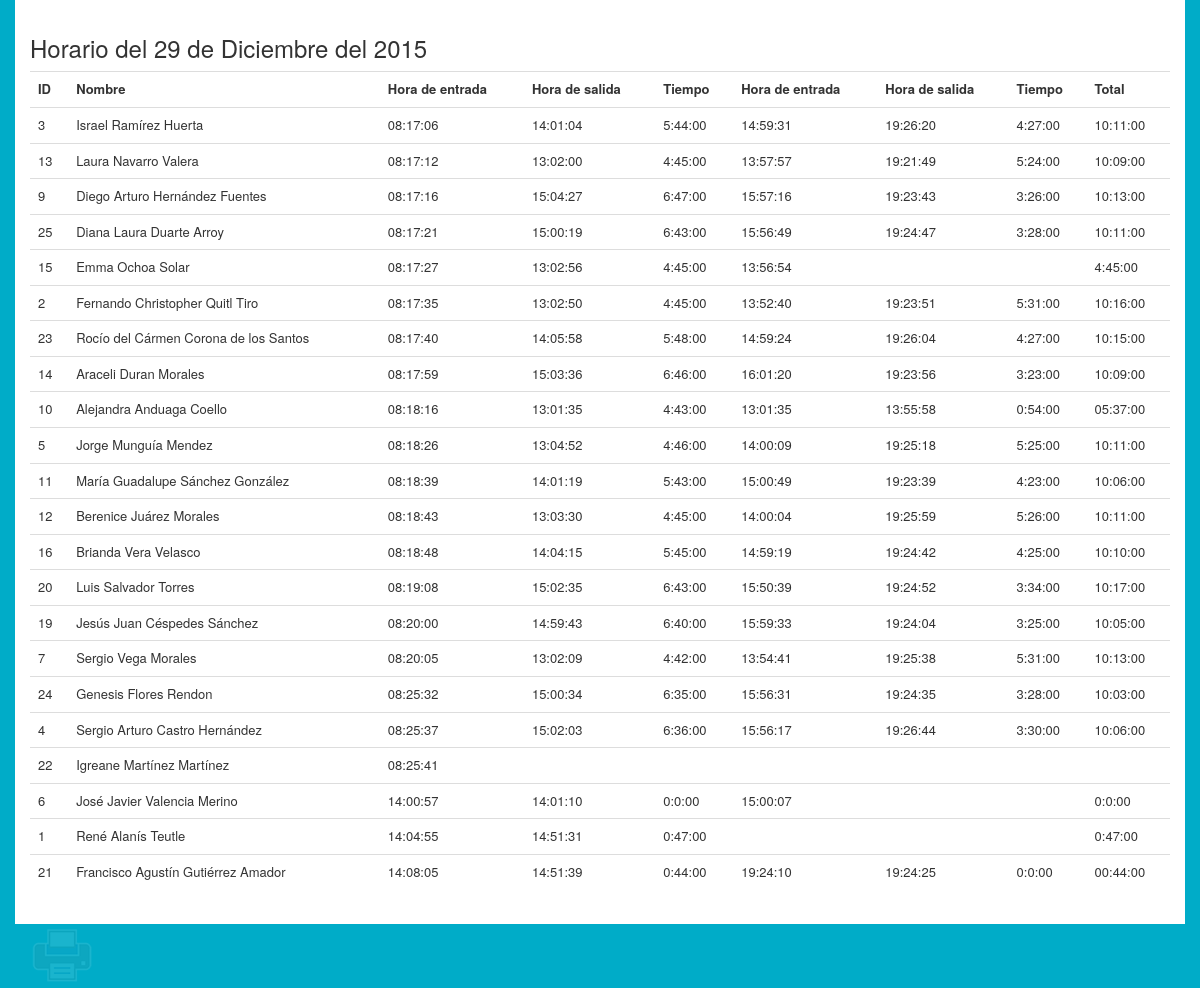
The app's page /horario-diario.php?date=2015-12-29 with its own data.
### tables this page shows
CREATE TABLE IF NOT EXISTS `horario` (
  `idhorario` int(11) NOT NULL AUTO_INCREMENT,
  `dia_entrada` date DEFAULT NULL,
  `hora_entrada` time DEFAULT NULL,
  `dia_salida` date DEFAULT NULL,
  `hora_salida` time DEFAULT NULL,
  `tiempo` varchar(8) NOT NULL,
  `tiempo_decimal` float(5,2) NOT NULL,
  `despues_entrada` time DEFAULT NULL,
  `despues_salida` time DEFAULT NULL,
  `despues_tiempo` varchar(8) DEFAULT NULL,
  `despues_tiempo_decimal` float(5,2) DEFAULT NULL,
  `total` varchar(8) DEFAULT NULL,
  `total_decimal` float(5,2) DEFAULT NULL,
  `personal_idpersonal` int(11) NOT NULL,
  PRIMARY KEY (`idhorario`,`personal_idpersonal`),
  KEY `fk_horario_personal1_idx` (`personal_idpersonal`)
);

CREATE TABLE IF NOT EXISTS `personal` (
  `idpersonal` int(11) NOT NULL AUTO_INCREMENT,
  `nombre` varchar(45) DEFAULT NULL,
  `apellidos` varchar(45) DEFAULT NULL,
  `foto` varchar(100) DEFAULT NULL,
  `tolerancia` time NOT NULL,
  `privilegios_idprivilegios` int(11) NOT NULL,
  `usuario_idusuario` int(11) NOT NULL,
  PRIMARY KEY (`idpersonal`,`privilegios_idprivilegios`),
  KEY `fk_personal_privilegios1_idx` (`privilegios_idprivilegios`),
  KEY `fk_personal_usuario1_idx` (`usuario_idusuario`)
);

### horario-diario.php (the view, shortened to what this page needs)
<html>
<head>
<link rel="stylesheet" type="text/css" href="css/bootstrap.min.css">
<link rel="stylesheet" type="text/css" href="css/imprimir.css">
<link rel="stylesheet" type="text/css" href="css/main.css">
</head>
<body>
<?php
$fecha =  $_GET['date'];
$annio = substr($fecha, 0,4);
$mes = substr($fecha, 5,2);
$dia = substr($fecha, 8,2);
$meses = array('01' =>  'Enero',
			'02' =>  'Febrero',
			'03' =>  'Marzo',
			'04' =>  'Abril',
			'05' =>  'Mayo',
			'06' =>  'Junio',
			'07' =>  'Julio',
			'08' =>  'Agosto',
			'09' =>  'Septiembre',
			'10' =>  'Octubre',
			'11' =>  'Noviembre',
			'12' =>  'Diciembre',);
$nombre_mes = $meses[$mes];
	?>
	<div class="container">
		<div class="row horario">
			<h3>Horario del <?php echo $dia." de ".$nombre_mes. " del ".$annio; ?></h3>
			<div class="table-responsive">
				<table class="table">
					<tr>
						<th>ID</th>
						<th>Nombre</th>
						<th>Hora de entrada</th>
						<th>Hora de salida</th>
						<th>Tiempo</th>
						<th>Hora de entrada</th>
						<th>Hora de salida</th>
						<th>Tiempo</th>
						<th>Total</th>
					</tr>
					<?php
						include('conexion.php');
						$datos = "select idpersonal,nombre,apellidos,dia_entrada,hora_entrada,hora_salida,tiempo,despues_entrada,despues_salida,despues_tiempo,total from horario,personal where personal.idpersonal = horario.personal_idpersonal and dia_entrada = '$fecha' order by hora_entrada";
						$horario = mysql_query($datos, $conexion) or die(mysql_error());
						while ($rows = mysql_fetch_assoc($horario)) {
							echo "<tr>";
							$idpersonal = $rows['idpersonal'];
							echo "<td>".$idpersonal."</td>";
							$nombre = $rows['nombre']. " " .$apellido = $rows['apellidos'];
							echo "<td>".$nombre."</td>";
							$entrada = $rows['hora_entrada'];
							echo "<td>".$entrada."</td>";
							$salida = $rows['hora_salida'];
							echo "<td>".$salida."</td>";
							$tiempo = $rows['tiempo'];
							echo "<td>".$tiempo."</td>";
							$entrada = $rows['despues_entrada'];
							echo "<td>".$entrada."</td>";
							$salida = $rows['despues_salida'];
							echo "<td>".$salida."</td>";
							$tiempo = $rows['despues_tiempo'];
							echo "<td>".$tiempo."</td>";
							$total = $rows['total'];
							echo "<td>".$total."</td>";
							echo "</tr>";
						}
					?>
				</table>
			</div>
		</div>
		<button onclick='window.print()' type='button' id='btnImprimir'></button>
	</div>
</body>

### css/imprimir.css (style rules this page uses)
#btnImprimir { background: url(img/imprimir.png); border: 0; width: 64px; height: 64px; }
#btnImprimir { opacity: 0.1; }

### css/main.css (style rules this page uses)
body { background-color: rgb(0,172,200); }
.header, .menu, .register, .horario { background-color: white; padding: 15px; }
table { font-size: 13px; }

### records on screen
horario: personal.idpersonal "3", personal.nombre+apellidos "Israel Ramírez Huerta", hora_entrada "08:17:06", hora_salida "14:01:04", tiempo "5:44:00", despues_entrada "14:59:31", despues_salida "19:26:20", despues_tiempo "4:27:00", total "10:11:00"
horario: personal.idpersonal "13", personal.nombre+apellidos "Laura Navarro Valera", hora_entrada "08:17:12", hora_salida "13:02:00", tiempo "4:45:00", despues_entrada "13:57:57", despues_salida "19:21:49", despues_tiempo "5:24:00", total "10:09:00"
horario: personal.idpersonal "9", personal.nombre+apellidos "Diego Arturo Hernández Fuentes", hora_entrada "08:17:16", hora_salida "15:04:27", tiempo "6:47:00", despues_entrada "15:57:16", despues_salida "19:23:43", despues_tiempo "3:26:00", total "10:13:00"
horario: personal.idpersonal "25", personal.nombre+apellidos "Diana Laura Duarte Arroy", hora_entrada "08:17:21", hora_salida "15:00:19", tiempo "6:43:00", despues_entrada "15:56:49", despues_salida "19:24:47", despues_tiempo "3:28:00", total "10:11:00"
horario: personal.idpersonal "15", personal.nombre+apellidos "Emma Ochoa Solar", hora_entrada "08:17:27", hora_salida "13:02:56", tiempo "4:45:00", despues_entrada "13:56:54", total "4:45:00"
horario: personal.idpersonal "2", personal.nombre+apellidos "Fernando Christopher Quitl Tiro", hora_entrada "08:17:35", hora_salida "13:02:50", tiempo "4:45:00", despues_entrada "13:52:40", despues_salida "19:23:51", despues_tiempo "5:31:00", total "10:16:00"
horario: personal.idpersonal "23", personal.nombre+apellidos "Rocío del Cármen Corona de los Santos", hora_entrada "08:17:40", hora_salida "14:05:58", tiempo "5:48:00", despues_entrada "14:59:24", despues_salida "19:26:04", despues_tiempo "4:27:00", total "10:15:00"
horario: personal.idpersonal "14", personal.nombre+apellidos "Araceli Duran Morales", hora_entrada "08:17:59", hora_salida "15:03:36", tiempo "6:46:00", despues_entrada "16:01:20", despues_salida "19:23:56", despues_tiempo "3:23:00", total "10:09:00"
horario: personal.idpersonal "10", personal.nombre+apellidos "Alejandra Anduaga Coello", hora_entrada "08:18:16", hora_salida "13:01:35", tiempo "4:43:00", despues_entrada "13:01:35", despues_salida "13:55:58", despues_tiempo "0:54:00", total "05:37:00"
horario: personal.idpersonal "5", personal.nombre+apellidos "Jorge Munguía Mendez", hora_entrada "08:18:26", hora_salida "13:04:52", tiempo "4:46:00", despues_entrada "14:00:09", despues_salida "19:25:18", despues_tiempo "5:25:00", total "10:11:00"
horario: personal.idpersonal "11", personal.nombre+apellidos "María Guadalupe Sánchez González", hora_entrada "08:18:39", hora_salida "14:01:19", tiempo "5:43:00", despues_entrada "15:00:49", despues_salida "19:23:39", despues_tiempo "4:23:00", total "10:06:00"
horario: personal.idpersonal "12", personal.nombre+apellidos "Berenice Juárez Morales", hora_entrada "08:18:43", hora_salida "13:03:30", tiempo "4:45:00", despues_entrada "14:00:04", despues_salida "19:25:59", despues_tiempo "5:26:00", total "10:11:00"
horario: personal.idpersonal "16", personal.nombre+apellidos "Brianda Vera Velasco", hora_entrada "08:18:48", hora_salida "14:04:15", tiempo "5:45:00", despues_entrada "14:59:19", despues_salida "19:24:42", despues_tiempo "4:25:00", total "10:10:00"
horario: personal.idpersonal "20", personal.nombre+apellidos "Luis Salvador Torres", hora_entrada "08:19:08", hora_salida "15:02:35", tiempo "6:43:00", despues_entrada "15:50:39", despues_salida "19:24:52", despues_tiempo "3:34:00", total "10:17:00"
horario: personal.idpersonal "19", personal.nombre+apellidos "Jesús Juan Céspedes Sánchez", hora_entrada "08:20:00", hora_salida "14:59:43", tiempo "6:40:00", despues_entrada "15:59:33", despues_salida "19:24:04", despues_tiempo "3:25:00", total "10:05:00"
horario: personal.idpersonal "7", personal.nombre+apellidos "Sergio Vega Morales", hora_entrada "08:20:05", hora_salida "13:02:09", tiempo "4:42:00", despues_entrada "13:54:41", despues_salida "19:25:38", despues_tiempo "5:31:00", total "10:13:00"
horario: personal.idpersonal "24", personal.nombre+apellidos "Genesis Flores Rendon", hora_entrada "08:25:32", hora_salida "15:00:34", tiempo "6:35:00", despues_entrada "15:56:31", despues_salida "19:24:35", despues_tiempo "3:28:00", total "10:03:00"
horario: personal.idpersonal "4", personal.nombre+apellidos "Sergio Arturo Castro Hernández", hora_entrada "08:25:37", hora_salida "15:02:03", tiempo "6:36:00", despues_entrada "15:56:17", despues_salida "19:26:44", despues_tiempo "3:30:00", total "10:06:00"
horario: personal.idpersonal "22", personal.nombre+apellidos "Igreane Martínez Martínez", hora_entrada "08:25:41"
horario: personal.idpersonal "6", personal.nombre+apellidos "José Javier Valencia Merino", hora_entrada "14:00:57", hora_salida "14:01:10", tiempo "0:0:00", despues_entrada "15:00:07", total "0:0:00"
horario: personal.idpersonal "1", personal.nombre+apellidos "René Alanís Teutle", hora_entrada "14:04:55", hora_salida "14:51:31", tiempo "0:47:00", total "0:47:00"
horario: personal.idpersonal "21", personal.nombre+apellidos "Francisco Agustín Gutiérrez Amador", hora_entrada "14:08:05", hora_salida "14:51:39", tiempo "0:44:00", despues_entrada "19:24:10", despues_salida "19:24:25", despues_tiempo "0:0:00", total "00:44:00"

### other values on screen
$dia "29"
$nombre_mes "Diciembre"
$annio "2015"
